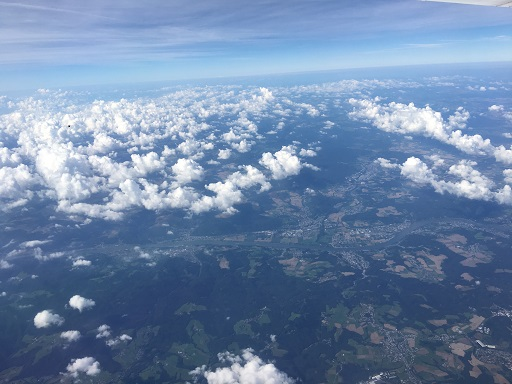
#> input picture clouds.jpg, 512 x 384 px, given in place of Lenna.png, which was not available
$ python BitwiseOperation.py
#> lines starting #> are read from the running program, lines starting #| are printed output that depends on the picture; pictures that were not available may be replaced by others from this repository, and a replacement may not be noted
import cv2
import numpy as np
img1 = cv2.imread("./Lenna.png")
#> img1 is the input picture: shape (384, 512, 3); mean B, G, R 167.8, 134.4, 110.1
img2 = cv2.imread("./peppers.png")
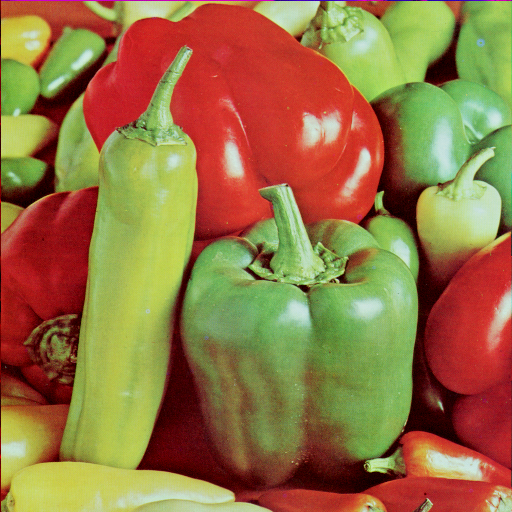
#> input picture peppers.png, 512 x 512 px
#> img2 is the input picture: shape (512, 512, 3); mean B, G, R 66.5, 115.6, 149.8

gray1 = cv2.cvtColor(img1,cv2.COLOR_BGR2GRAY)
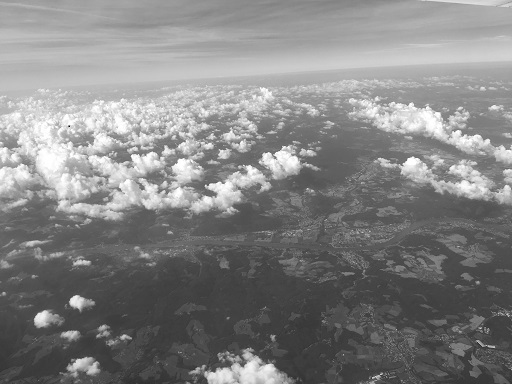
#> gray1: shape (384, 512); min 2, max 255, mean 130.9
gray2 = cv2.cvtColor(img2,cv2.COLOR_BGR2GRAY)
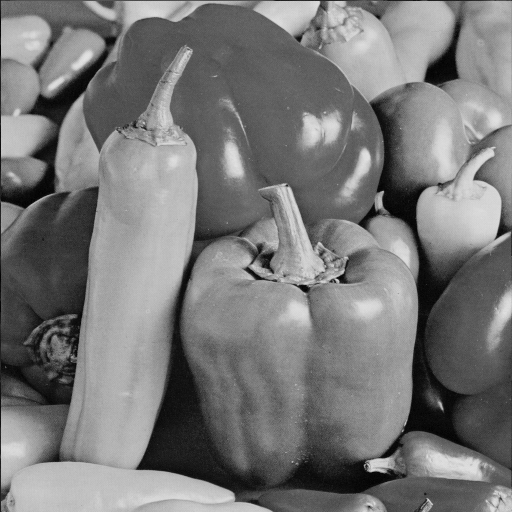
#> gray2: shape (512, 512); min 0, max 228, mean 120.2

#> (the run stopped early here; a loop or call above may not have finished)
